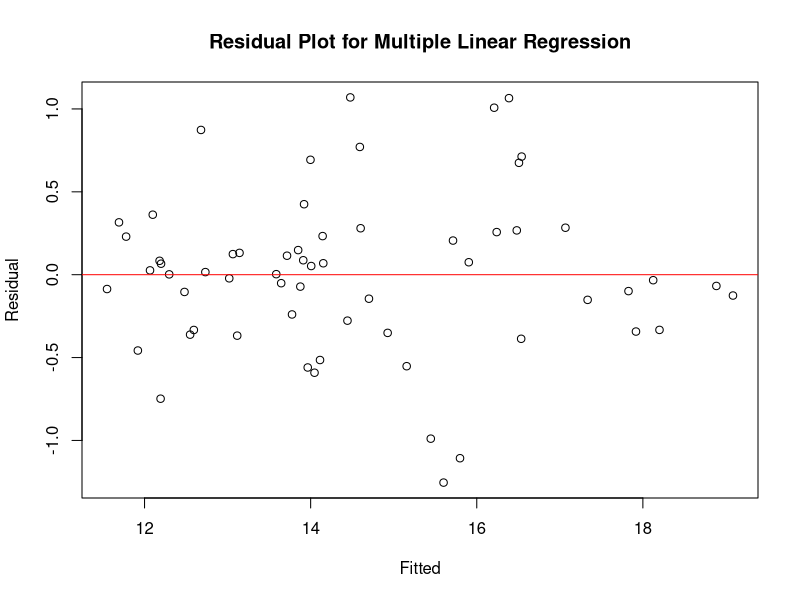
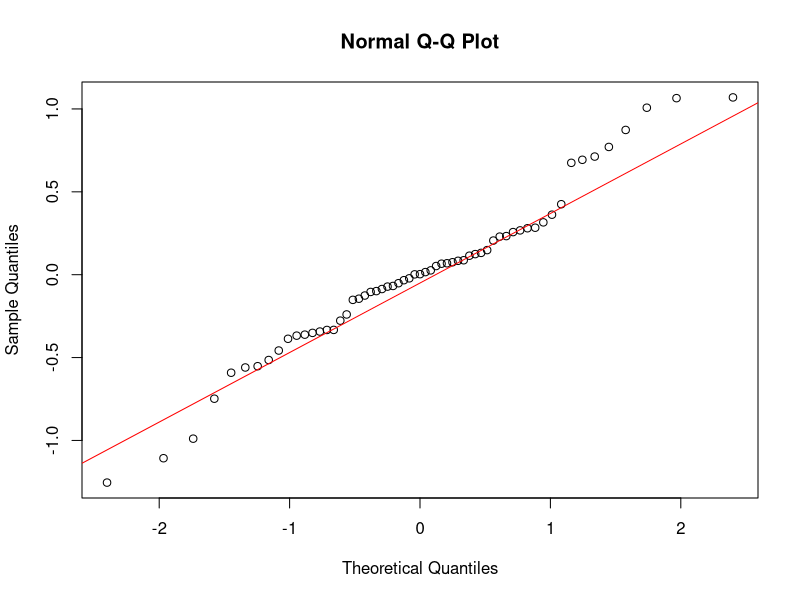
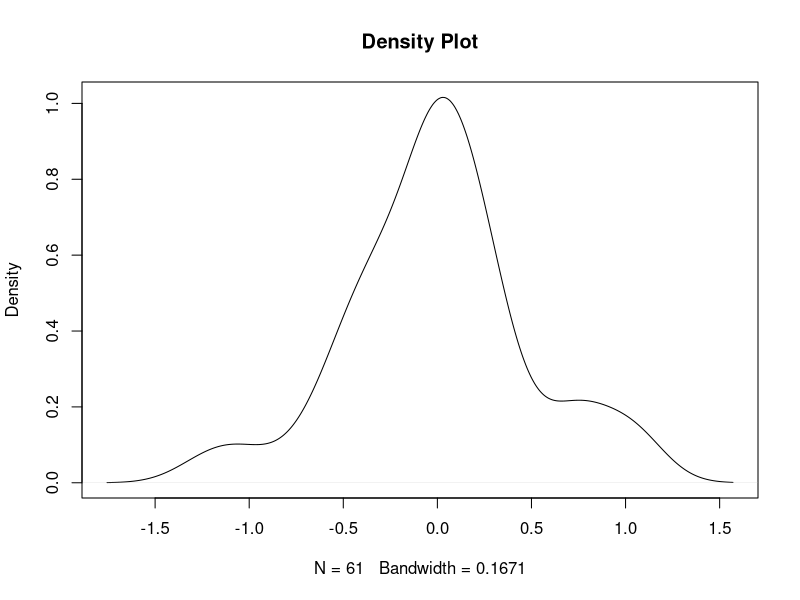

Recreate these plots in R, in order.
setwd("/Users/jordan.Mac/Desktop/college/clarkson/fall23/stats_project") # change this
cat("\f") # clean console
rm(list = ls()) # clean environment

# read the data
df <- read.csv("fighterjetcosts.csv")

#df$vs <- factor(df$vs)
# multiple linear regression
fit_mlr <- lm(FlyawayCost ~ Thrust + Climb + MTOW + FFD, data = df)

# print the summary of the regression model
print(summary(fit_mlr))

# summary of 2nd regression model (thrust and FFD only)
fit_mlr2 <- lm(FlyawayCost ~ Thrust + FFD, data = df)
print(summary(fit_mlr2))


# extras
res <- resid(fit_mlr)
plot(fitted(fit_mlr), res, main = "Residual Plot for Multiple Linear Regression",
     xlab = "Fitted", ylab = "Residual")
abline(0,0, col = "red") # horizontal line at (0,0)

qqnorm(res) # make a Q-Q plot
qqline(res, col = "red") # add diagonal line

plot(density(res), main="Density Plot") # density plot to verify ~N
